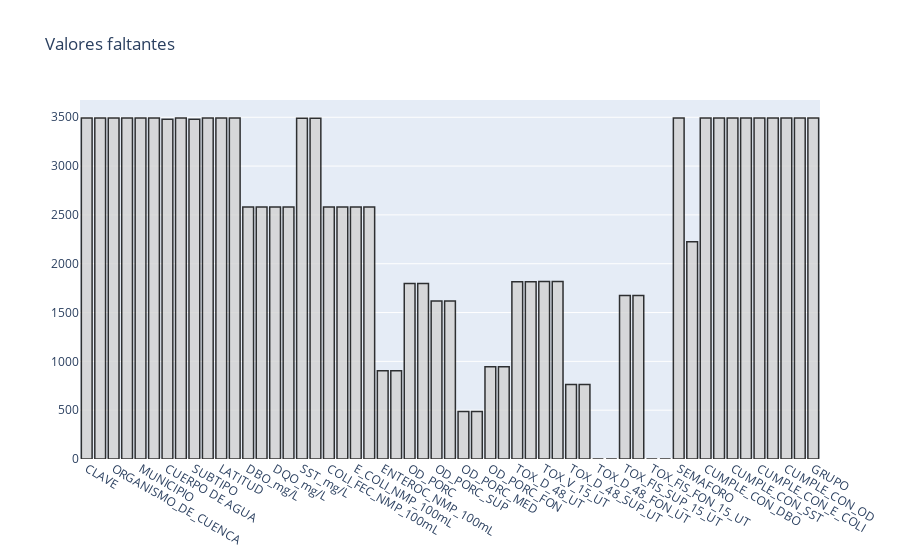

Here is the notebook cell this chart was saved with:
### Markdown cell above
## <a id='1.3'>1.3. Valores faltantes</a>

### Code cell
null_cols = pd.DataFrame(len(df_subterraneas['CLAVE']) - df_subterraneas.isnull().sum(), columns = ['Count'])

trace = go.Bar(x = null_cols.index, y = null_cols['Count'] ,opacity = 0.8, marker=dict(color = 'lightgrey',
        line=dict(color='#000000',width=1.5)))

layout = dict(title =  "Valores faltantes")
                    
fig = dict(data = [trace], layout=layout)
py.iplot(fig)

### Figure 1 — Plotly figure (JSON) as saved in the notebook; plotly's stock layout.template omitted (floating-point values rounded to 4 significant figures)
{"data": [{"marker": {"color": "lightgrey", "line": {"color": "#000000", "width": 1.5}}, "opacity": 0.8, "type": "bar", "x": ["CLAVE", "SITIO", "ORGANISMO_DE_CUENCA", "ESTADO", "MUNICIPIO", "CUENCA", "CUERPO DE AGUA", "TIPO", "SUBTIPO", "LONGITUD", "LATITUD", "PERIODO", "DBO_mg/L", "CALIDAD_DBO", "DQO_mg/L", "CALIDAD_DQO", "SST_mg/L", "CALIDAD_SST", "COLI_FEC_NMP_100mL", "CALIDAD_COLI_FEC", "E_COLI_NMP_100mL", "CALIDAD_E_COLI", "ENTEROC_NMP_100mL", "CALIDAD_ENTEROC", "OD_PORC", "CALIDAD_OD_PORC", "OD_PORC_SUP", "CALIDAD_OD_PORC_SUP", "OD_PORC_MED", "CALIDAD_OD_PORC_MED", "OD_PORC_FON", "CALIDAD_OD_PORC_FON", "TOX_D_48_UT", "CALIDAD_TOX_D_48", "TOX_V_15_UT", "CALIDAD_TOX_V_15", "TOX_D_48_SUP_UT", "CALIDAD TOX_D_48_SUP", "TOX_D_48_FON_UT", "CALIDAD_TOX_D_48_FON", "TOX_FIS_SUP_15_UT", "CALIDAD_TOX_FIS_SUP_15", "TOX_FIS_FON_15_UT", "CALIDAD_TOX_FIS_FON_15", "SEMAFORO", "CONTAMINANTES", "CUMPLE_CON_DBO", "CUMPLE_CON_DQO", "CUMPLE_CON_SST", "CUMPLE_CON_CF", "CUMPLE_CON_E_COLI", "CUMPLE_CON_ENTEROC", "CUMPLE_CON_OD", "CUMPLE_CON_TOX", "GRUPO"], "y": [3493, 3493, 3493, 3493, 3493, 3492, 3479, 3493, 3479, 3493, 3493, 3493, 2581, 2581, 2581, 2581, 3489, 3489, 2582, 2582, 2582, 2582, 904, 904, 1797, 1797, 1619, 1619, 487, 487, 946, 946, 1816, 1816, 1819, 1819, 762, 762, 0, 0, 1674, 1674, 0, 0, 3493, 2226, 3493, 3493, 3493, 3493, 3493, 3493, 3493, 3493, 3493]}], "layout": {"title": {"text": "Valores faltantes"}}}
